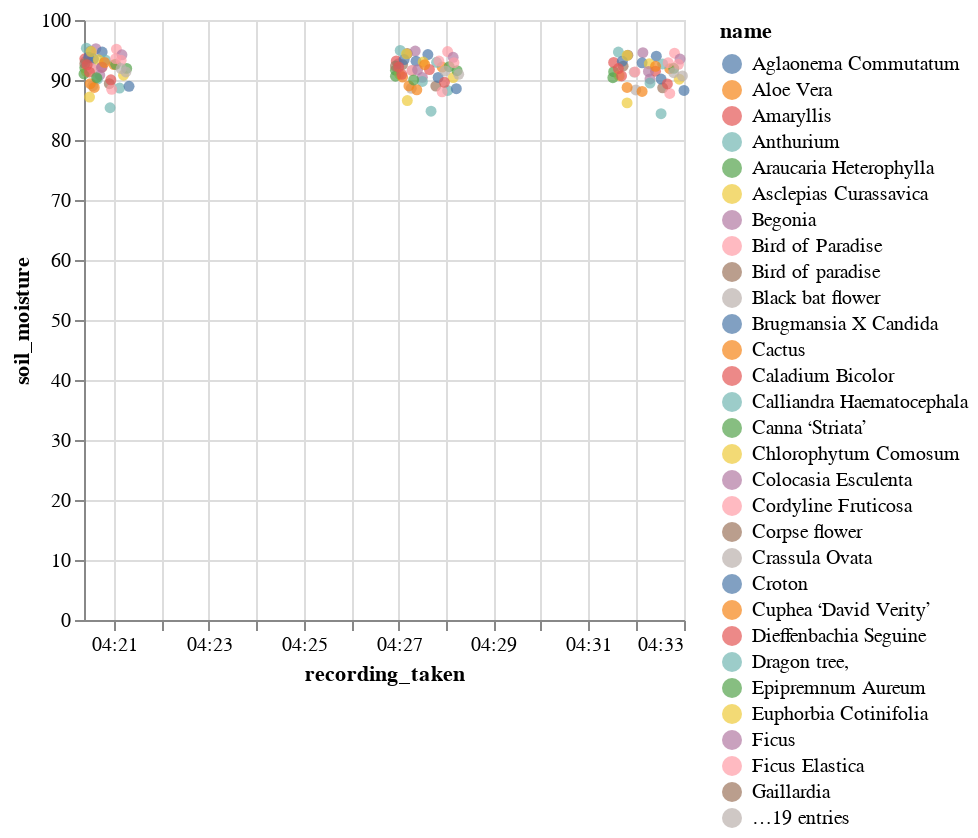

This figure's notebook cell:
### Code cell
alt.Chart(plants_data).mark_circle().encode(
    x='recording_taken:T',
    y='soil_moisture:Q',
    color = 'name:N'
)

### Figure 1 — Vega-Lite specification as saved in the notebook (floating-point values rounded to 4 significant figures; data arrays with more than 128 entries replaced by an {"elided": "..."} marker saying what was removed)
{"config": {"view": {"continuousWidth": 300, "continuousHeight": 300}}, "data": {"name": "data-5437dc8b16583a41899fe3ecb47581e2"}, "mark": {"type": "circle"}, "encoding": {"color": {"field": "name", "type": "nominal"}, "x": {"field": "recording_taken", "type": "temporal"}, "y": {"field": "soil_moisture", "type": "quantitative"}}, "$schema": "https://vega.github.io/schema/vega-lite/v5.15.1.json", "datasets": {"data-5437dc8b16583a41899fe3ecb47581e2": {"elided": "136 records"}}}
